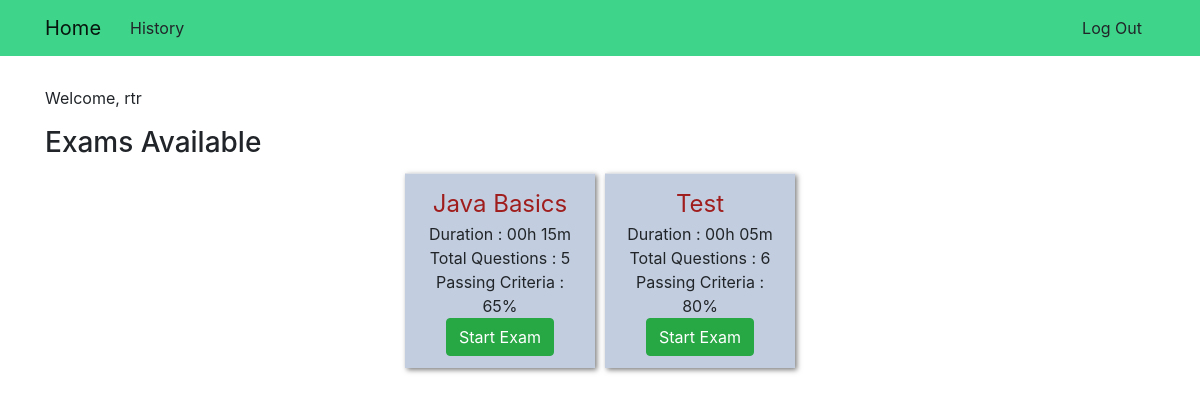
Before: / (signed in) with the older database file.
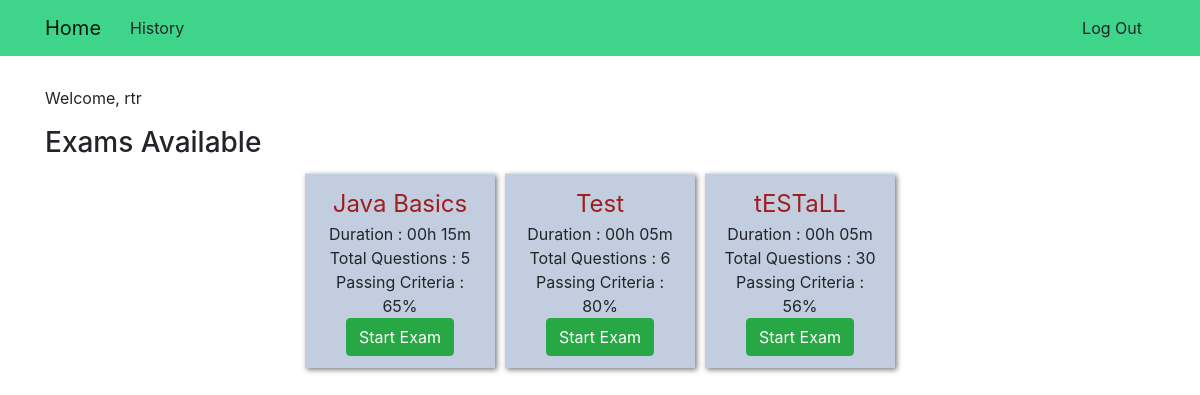
After: the same page with the newer database file.
### exam_app/models.py (models this page shows, shortened)
class Exam(models.Model):
    name = models.TextField()
    question_count = models.PositiveSmallIntegerField()
    questions = models.ManyToManyField(Question)
    time = models.TimeField()
    passing_percentage = models.PositiveSmallIntegerField(
        validators=[MaxValueValidator(100), MinValueValidator(1)])

### exam_app/views.py (the view)
# urls.py: url(r'^$', views.HomeView.as_view(), name='home'),
class HomeView(TemplateView):
    template_name = 'exam_app/home.html'
    def get_context_data(self, **kwargs):
        if self.request.user.is_authenticated:
            if not self.request.user.is_superuser:
                kwargs['exam_list'] = models.Exam.objects.all().order_by('pk')
        return super(HomeView, self).get_context_data(**kwargs)

### exam_app/templates/exam_app/home.html
{% extends "base.html" %}
{% block body_block %}
{% if user.is_authenticated %}
{% if user.is_superuser %}
<p>Welcome, {{user}}. You are an admin</p>
{% include "exam_app/_admin_home.html" %}
{% else %}
<p>Welcome, {{user}}</p>
{% include "exam_app/_user_home.html" %}
{% endif %}
{% else %}
<p>This is a simple Exam Tool. An adminstrator can create a question bank and setup exam. A user can select an exam and
    solve it. Login to Continue...</p>
{% endif %}
{% endblock %}

### exam_app/templates/exam_app/_user_home.html (shortened to what this page needs)
<h3>Exams Available</h3>
<table class="table">
    <tr class="row justify-content-md-center">
        {% for exam in exam_list %}
        <td class="col-lg-2 col-md-3 card-block exam-card">
            <span class="exam-title">{{ exam.name }}</span>
            <br>
            <span>Duration : {{ exam.time|time:"H\h i\m" }}</span>
            <br>
            <span>Total Questions : {{ exam.question_count }}</span>
            <br>
            <span>Passing Criteria : {{ exam.passing_percentage }}%</span>
            <br>
            <input type="button" class="btn btn-success" value="Start Exam" data-toggle="modal"
                data-target="#confirmModal" data-exam-name="{{exam.name}}" data-exam-id="{{exam.pk}}">
        </td>
        {% endfor %}
    </tr>
</table>

Changed rows visible on the page:
added Exam: name "tESTaLL", time "00h 05m", question_count "30", passing_percentage "56"
